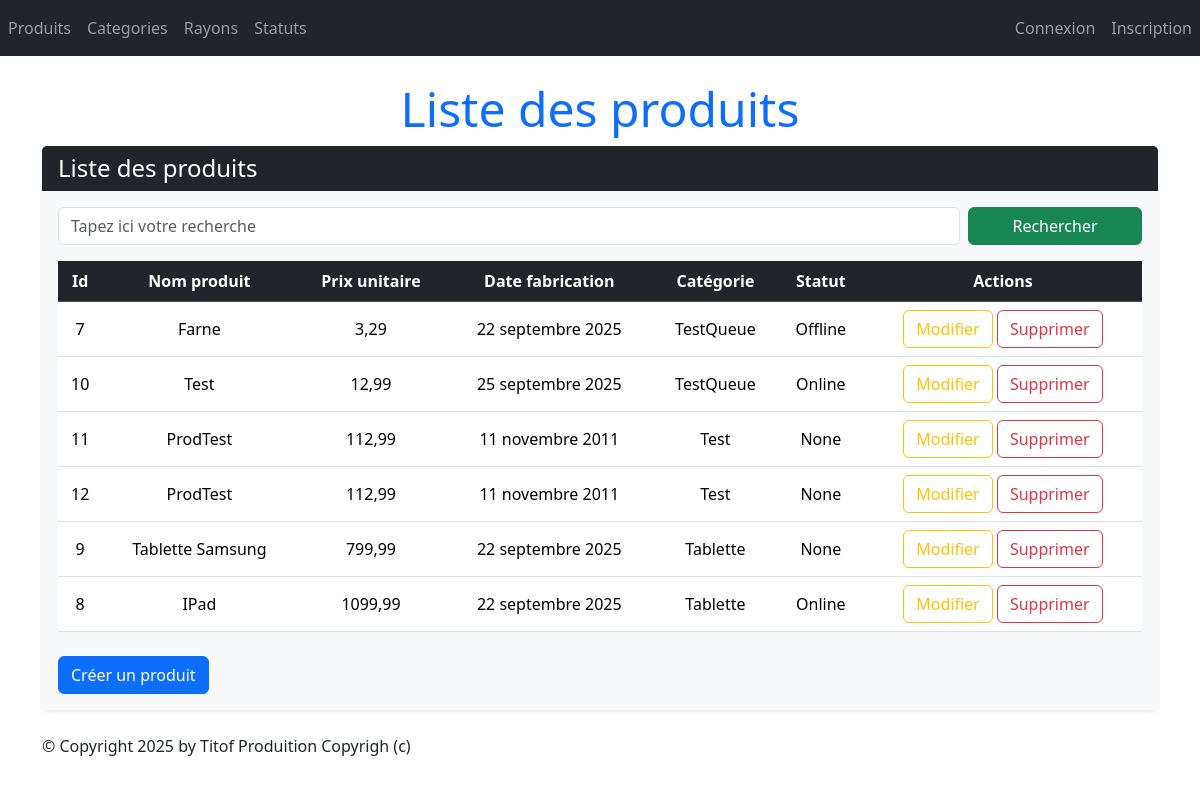
Page /monApp/produits/ on the earlier database version.
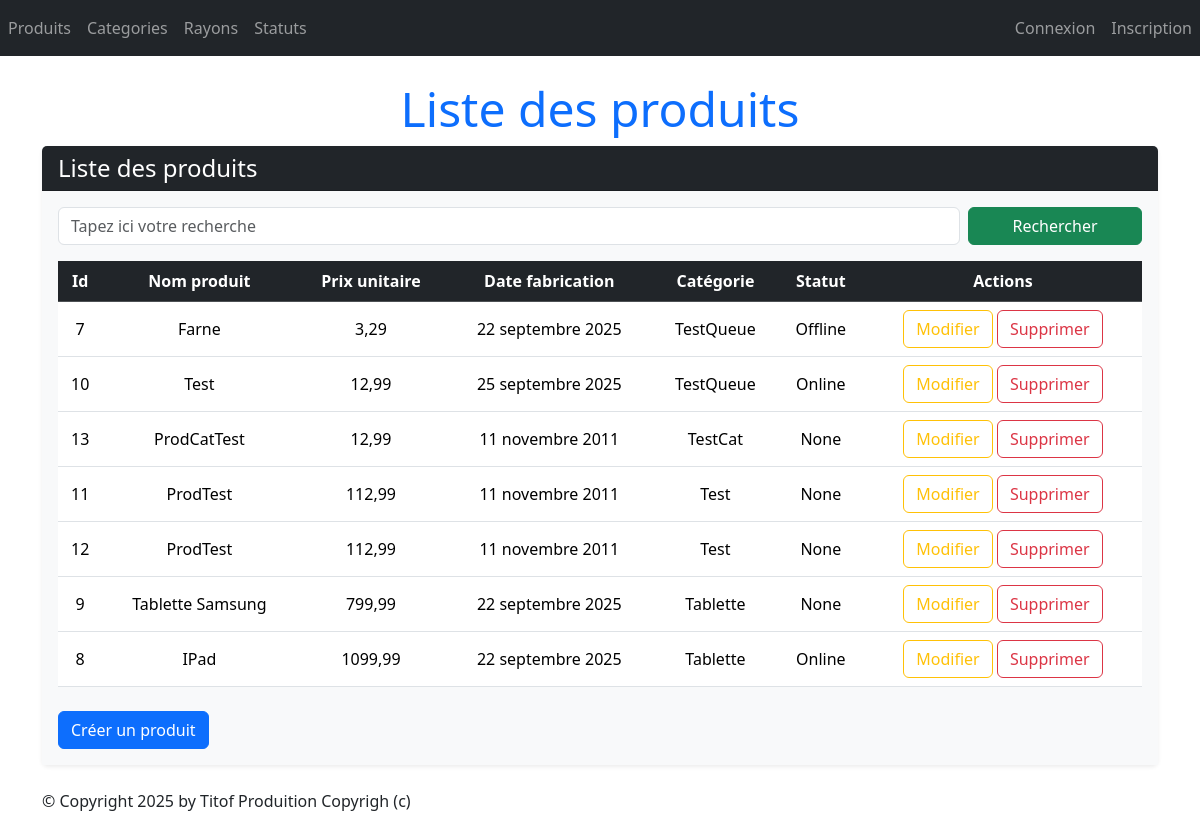
Same page on the later database version.
### monApp/models.py (models this page shows, shortened)
class Produit(models.Model):
    refProd = models.AutoField(primary_key=True)
    intituleProd = models.CharField(max_length=200)
    prixUnitaireProd = models.DecimalField(max_digits=10, decimal_places=2)
    dateFabProd = models.DateField(default=date.today)
    categorie = models.ForeignKey(Categorie, on_delete=models.CASCADE, related_name="produits_categorie", null=True, blank=True)
    status = models.ForeignKey(Statut, on_delete=models.CASCADE, related_name="produits_status",null=True, blank=True)

class Categorie(models.Model):
    idCat = models.AutoField(primary_key=True)
    nomCat = models.CharField(max_length=100)
    def __str__(self):
        return self.nomCat

class Statut(models.Model):
    idStatus = models.AutoField(primary_key=True)
    libelleStatus = models.CharField(max_length=100)
    def __str__(self):
        return self.libelleStatus

### monApp/views.py (the view)
# urls.py: path("produits/", views.ProduitListView.as_view(), name="lst_prdts"),
class ProduitListView(ListView):
    model = Produit
    template_name = "monApp/Read/list/produits.html"
    context_object_name = "produits"
    def get_queryset(self):
        query = self.request.GET.get('search')
        if query:
            return Produit.objects.filter(intituleProd__icontains=query).select_related('categorie').select_related('status')
        return Produit.objects.select_related('categorie').select_related('status').order_by("prixUnitaireProd")
    def get_context_data(self, **kwargs):
        context = super(ProduitListView, self).get_context_data(**kwargs)
        context['titremenu'] = "Liste des produits"
        return context

### monApp/templates/monApp/Read/list/produits.html
{% extends 'monApp/base.html' %}
{% block menu %}
    <h1 class="display-5 text-center text-primary">{{ titremenu }}</h1>
{% endblock %}
{% block contenu %}
<div class="card shadow-sm border-0 mb-4">
    <div class="card-header bg-dark text-white">
        <h4 class="mb-0">Liste des produits</h4>
    </div>
    <div class="card-body bg-light">
        <form method="GET" action="" class="mb-3 row g-2">
            <div class="col-md-10">
                <input class="form-control" type="text" name="search" placeholder="Tapez ici votre recherche"
                       value="{{ request.GET.search }}">
            </div>
            <div class="col-md-2">
                <button type="submit" class="btn btn-success w-100">Rechercher</button>
            </div>
        </form>
        <div class="table-responsive">
            <table class="table table-hover align-middle">
                <thead class="table-dark text-center">
                    <tr>
                        <th>Id</th>
                        <th>Nom produit</th>
                        <th>Prix unitaire</th>
                        <th>Date fabrication</th>
                        <th>Catégorie</th>
                        <th>Statut</th>
                        <th>Actions</th>
                    </tr>
                </thead>
                <tbody>
                    {% for prdt in produits %}
                    <tr class="text-center">
                        <td onclick="window.location.href='{% url 'dtl_prdt' prdt.refProd %}';" style="cursor:pointer;">{{ prdt.refProd }}</td>
                        <td onclick="window.location.href='{% url 'dtl_prdt' prdt.refProd %}';" style="cursor:pointer;">{{ prdt.intituleProd }}</td>
                        <td onclick="window.location.href='{% url 'dtl_prdt' prdt.refProd %}';" style="cursor:pointer;">{{ prdt.prixUnitaireProd }}</td>
                        <td onclick="window.location.href='{% url 'dtl_prdt' prdt.refProd %}';" style="cursor:pointer;">{{ prdt.dateFabProd }}</td>
                        <td onclick="window.location.href='{% url 'dtl_prdt' prdt.refProd %}';" style="cursor:pointer;">{{ prdt.categorie }}</td>
                        <td onclick="window.location.href='{% url 'dtl_prdt' prdt.refProd %}';" style="cursor:pointer;">{{ prdt.status }}</td>
                        <td>
                            <button onclick="window.location.href='{% url 'prdt_chng' prdt.refProd %}';" class="btn btn-outline-warning">Modifier</button>
                            <button onclick="window.location.href='{% url 'dlt_prdt' prdt.refProd %}';" class="btn btn-outline-danger">Supprimer</button>
                        </td>
                    </tr>
                    {% empty %}
                    <tr>
                        <td colspan="7" class="text-muted text-center">Aucun produit trouvé.</td>
                    </tr>
                    {% endfor %}
                </tbody>
            </table>
        </div>
        <button onclick="window.location.href='{% url 'crt_prdt' %}';" class="btn btn-primary mt-2">Créer un produit</button>
    </div>
</div>
{% endblock %}

### monApp/templates/monApp/base.html (shortened to what this page needs)
<!doctype html>
{% load static %}
{% load django_bootstrap5 %}
{% bootstrap_css %}
<html lang="fr">
<head>
    {% block styles %}
    <link rel="stylesheet" href="{% static 'styles.css' %}" />
    {% endblock %}
</head>
<body>
    {% block nav %}
    <nav class="navbar navbar-expand-md navbar-dark bg-dark mb-4">
    <div class="collapse navbar-collapse" id="navbarNav">
    <ul class="navbar-nav ml-auto">
    <li class="nav-item">
    <a class="nav-link" href="{% url 'lst_prdts' %}">Produits</a>
    </li>
    <li class="nav-item">
    <a class="nav-link" href="{% url 'lst_categories' %}">Categories</a>
    </li>
    <li class="nav-item">
    <a class="nav-link" href="{% url 'lst_rayons' %}">Rayons</a>
    </li>
    <li class="nav-item">
    <a class="nav-link" href="{% url 'lst_statuts' %}">Statuts</a>
    </li>
</ul>
<ul class="navbar-nav ms-auto">
    {% if user.is_authenticated %}
    <li class="nav-item">
        <a class="nav-link" href="{% url 'logout' %}">Déconnexion</a>
    </li>
    {% else %}
    <li class="nav-item">
        <a class="nav-link" href="{% url 'login' %}">Connexion</a>
    </li>
    <li class="nav-item">
        <a class="nav-link" href="{% url 'register' %}">Inscription</a>
    </li>
    {% endif %}
</ul>
    </div>
    </nav>
    {% block menu %}{% endblock %}
    {% endblock %}
    <main role="main" class="container top-pushed">
        <div class="jumbotron">
            {% block contenu %}
            {% endblock %}
        </div>
    </main>
    <footer class="footer">
        <div class="container">
            <p>&copy; Copyright {% now "Y" %} by Titof Produition Copyrigh (c)</p>
        </div>
    </footer>
</body>
</html>

### static/styles.css (style rules this page uses)
h1 { color: red; }

Differences in the rows shown:
added Produit: refProd "13", intituleProd "ProdCatTest", prixUnitaireProd "12,99", dateFabProd "11 novembre 2011", categorie "TestCat", status "None"
